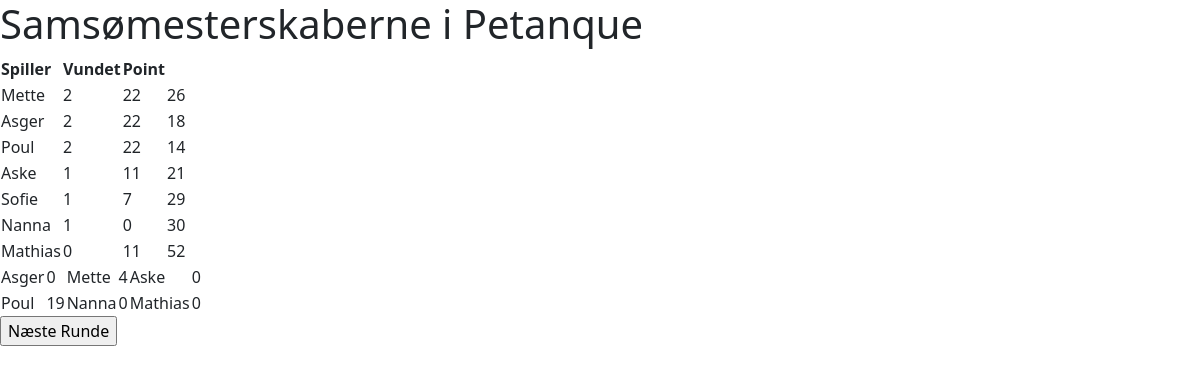
The page / on the database its author committed.
### petanqueapp/models.py (models this page shows, shortened)
class Player(models.Model):
    name = models.CharField(max_length=256, unique=True, default='NoName')
    match_points = models.IntegerField(default=0)
    matches_played = models.IntegerField(default=0)
    total_points = models.IntegerField(default=0)
    opp_score = models.IntegerField(default=0)
    byes = models.IntegerField(default=0)
    def __str__(self):
        return self.name

class Match(models.Model):
    status = models.CharField(max_length=256, default='Scheduled')
    player1 = models.ForeignKey(Player, on_delete=models.CASCADE, related_name = 'player1')
    player2 = models.ForeignKey(Player, on_delete=models.CASCADE, related_name = 'player2')
    player3 = models.ForeignKey(Player, on_delete=models.CASCADE, related_name = 'player3')
    player1score = models.IntegerField(default=0)
    player2score = models.IntegerField(default=0)
    player3score = models.IntegerField(default=0)
    round = models.ForeignKey(Round, on_delete = models.CASCADE, related_name = 'round')

### petanqueapp/views.py (the view, shortened to what this page needs)
# urls.py: path('', views.index, name='index'),
def index(request):
    print('connected!')
    tournament = Tournament.objects.latest('id')
    players = tournament.get_leaderboard()
    leaderboard = tournament.get_leaderboard()
    round = Round.objects.filter(tournament = tournament).last()
    matches = Match.objects.filter(round = round)
    scheduled_matches = []
    finished_matches = []
    for m in matches:
        if m.status == 'Scheduled':
            scheduled_matches.append(m)
        else:
            finished_matches.append(m)
    context = {
        'tournament':tournament,
        'players':players,
        'scheduled_matches':scheduled_matches,
        'finished_matches':finished_matches,
    }
    if len(scheduled_matches) == 0:
        context['end_of_round'] = 1
    return render(request, 'petanqueapp/index.html', context)

### petanqueapp/models.py (called while the page is built)
    def get_player_list(self):
        return self.players.all()

    def get_leaderboard(self):
        leaderboard = []
        for p in self.get_player_list():
            leaderboard.append([p, p.match_points, p.total_points, p.opp_score])
        leaderboard.sort(key=lambda x:x[3], reverse=True)
        leaderboard.sort(key=lambda x:x[2], reverse=True)
        leaderboard.sort(key=lambda x:x[1], reverse=True)
        leaderboard = [leaderboard[i][0] for i in range(len(leaderboard))]
        return leaderboard

### templates/petanqueapp/index.html (shortened to what this page needs)
<!DOCTYPE html>
<html lang="en" dir="ltr">
  <head>
<link href="https://cdn.jsdelivr.net/npm/bootstrap@5.2.0-beta1/dist/css/bootstrap.min.css" rel="stylesheet">
  </head>
  <body>
    <h1>Samsømesterskaberne i Petanque</h1>
    <div class="" id="leaderboard-container">
      {% if tournament %}
        <table>
          <thead>
            <tr>
              <th>Spiller</th>
              <th>Vundet</th>
              <th>Point</th>
            </tr>
          </thead>
          <tbody>
            {% for p in players %}
              <tr>
                <td>{{ p.name }}</td>
                <td>{{ p.match_points }}</td>
                <td>{{ p.total_points }}</td>
                <td>{{ p.opp_score }}</td>
              </tr>
            {% endfor %}
          </tbody>
        </table>
        {% if finished_matches %}
          <table>
            {% for m in finished_matches %}
            <tr>
              <td>{{ m.player1 }}</td>
              <td>{{ m.player1score }}</td>
              <td>{{ m.player2 }}</td>
              <td>{{ m.player2score }}</td>
              <td>{{ m.player3 }}</td>
              <td>{{ m.player3score }}</td>
            </tr>
            {% endfor %}
          </table>
        {% endif %}
      {% endif %}
    </div>
    {% if end_of_round %}
    <form class="" action="" method="post">{% csrf_token %}
      <input type="submit" name="Næste Runde" value="Næste Runde">
    </form>
    {% endif %}
  </body>
</html>

### rows shown on the page
Player: name "Mette", match_points "2", total_points "22", opp_score "26"
Player: name "Asger", match_points "2", total_points "22", opp_score "18"
Player: name "Poul", match_points "2", total_points "22", opp_score "14"
Player: name "Aske", match_points "1", total_points "11", opp_score "21"
Player: name "Sofie", match_points "1", total_points "7", opp_score "29"
Player: name "Nanna", match_points "1", total_points "0", opp_score "30"
Player: name "Mathias", match_points "0", total_points "11", opp_score "52"
Match: player1 "Asger", player1score "0", player2 "Mette", player2score "4", player3 "Aske", player3score "0"
Match: player1 "Poul", player1score "19", player2 "Nanna", player2score "0", player3 "Mathias", player3score "0"
